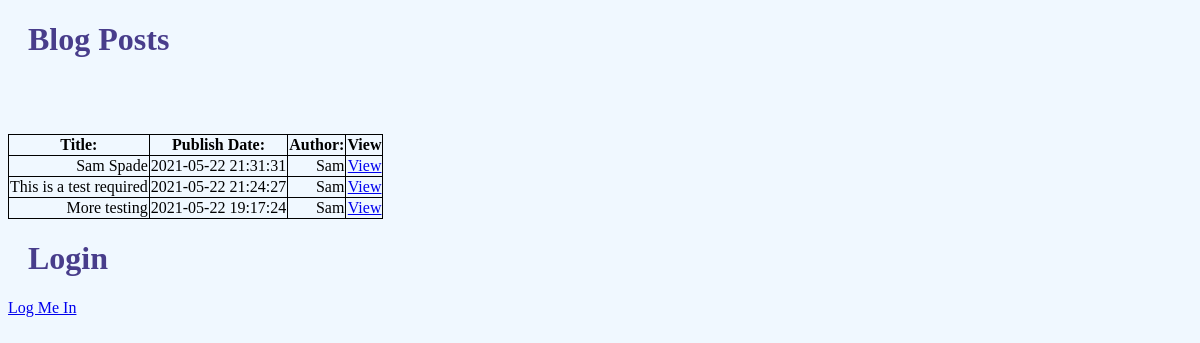
Before: / with the older database file.
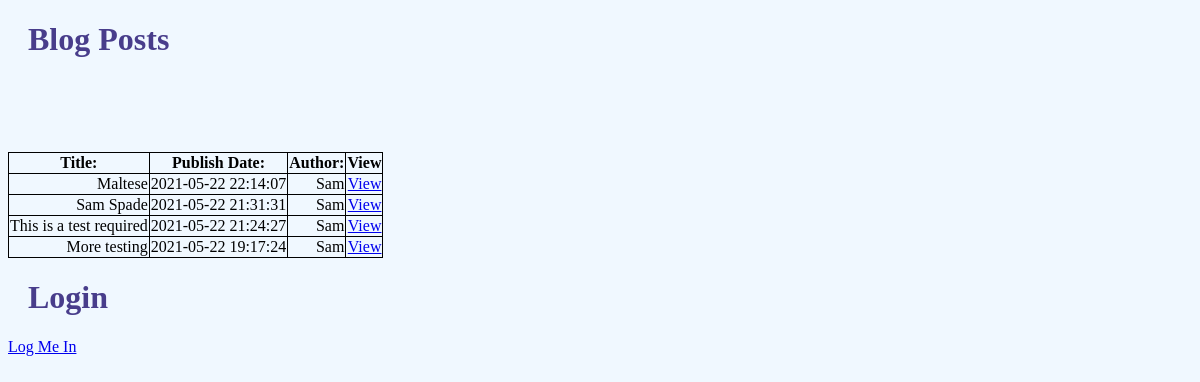
After: the same page with the newer database file.
### tables this page shows
CREATE TABLE posts (
  post_id INTEGER PRIMARY KEY AUTOINCREMENT,
  title TEXT NOT NULL,
  pub_date TIMESTAMP NOT NULL DEFAULT CURRENT_TIMESTAMP,
  content TEXT NOT NULL
);

CREATE TABLE authors (
  author_id INTEGER PRIMARY KEY AUTOINCREMENT,
  author_name TEXT NOT NULL
);

### app.py (the view)
@app.route('/')
def index():
    db = get_db()
    blog_posts = g.db.execute("SELECT posts.title, posts.pub_date, posts.content, authors.author_name, posts.post_id FROM created "
                               "INNER JOIN posts on created.post_id == posts.post_id "
                               "INNER JOIN authors on created.author_id == authors.author_id "
                              "ORDER BY posts.pub_date DESC").fetchall()
    return render_template('index.html', blogs=blog_posts)

### app.py (called while the page is built)
def get_db():
    if "db" not in g:
        g.db = sqlite3.connect(DATABASE)
        g.db.row_factory = sqlite3.Row
    return g.db

### templates/index.html (shortened to what this page needs)
<!DOCTYPE html>
<html lang="en">
<head>
    <link rel="stylesheet" href="static/styles.css">
</head>
<body>
<h1>Blog Posts</h1>
<table>
<tr>
    <th>Title:</th>
    <th>Publish Date:</th>
    <th>Author:</th>
    <th>View</th>
</tr>
{% for posts in blogs %}
<tr>
    <td>{{posts[0]}}</td>
    <td>{{posts[1]}}</td>
    <td>{{posts[3]}}</td>
    <td><a href="/{{posts[4]}}">View</a></td>
</tr>
{% endfor %}
</table>
<h1>Login</h1>
<a href="/login">Log Me In</a>
</body>
</html>

### static/styles.css (style rules this page uses)
body { background-color: AliceBlue; }
h1,h2,h3 { color: DarkSlateBlue; margin-left: 20px; }

### templates/index.html (style rules this page uses)
table, th, td { border: 1px solid black; border-collapse: collapse; }
td { text-align:right; }

Changed rows visible on the page:
added posts: title "Maltese", pub_date "2021-05-22 22:14:07", author_name "Sam"
